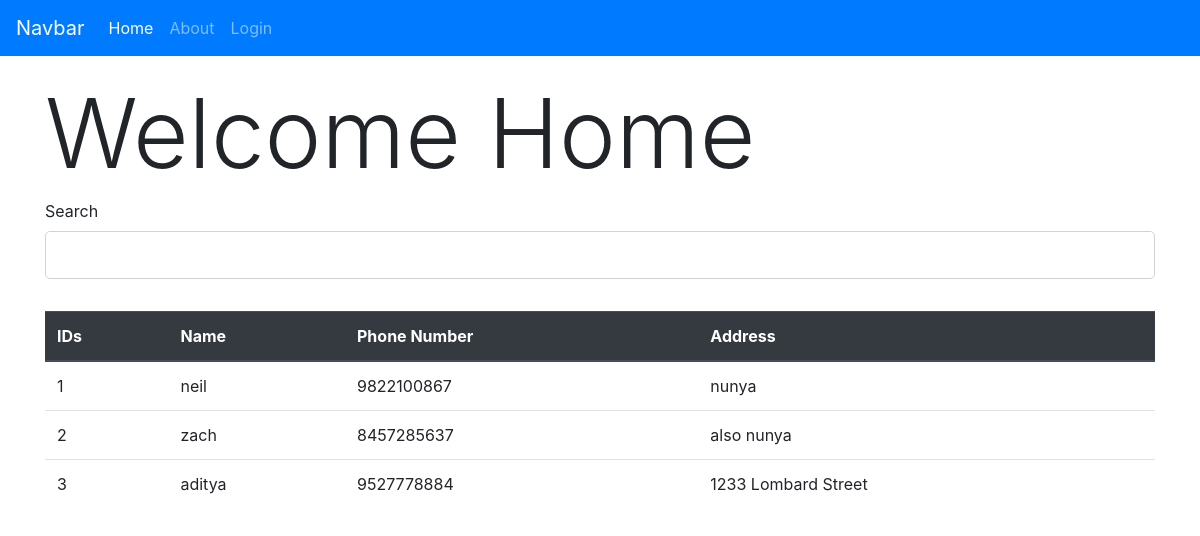
Before: / with the older database file.
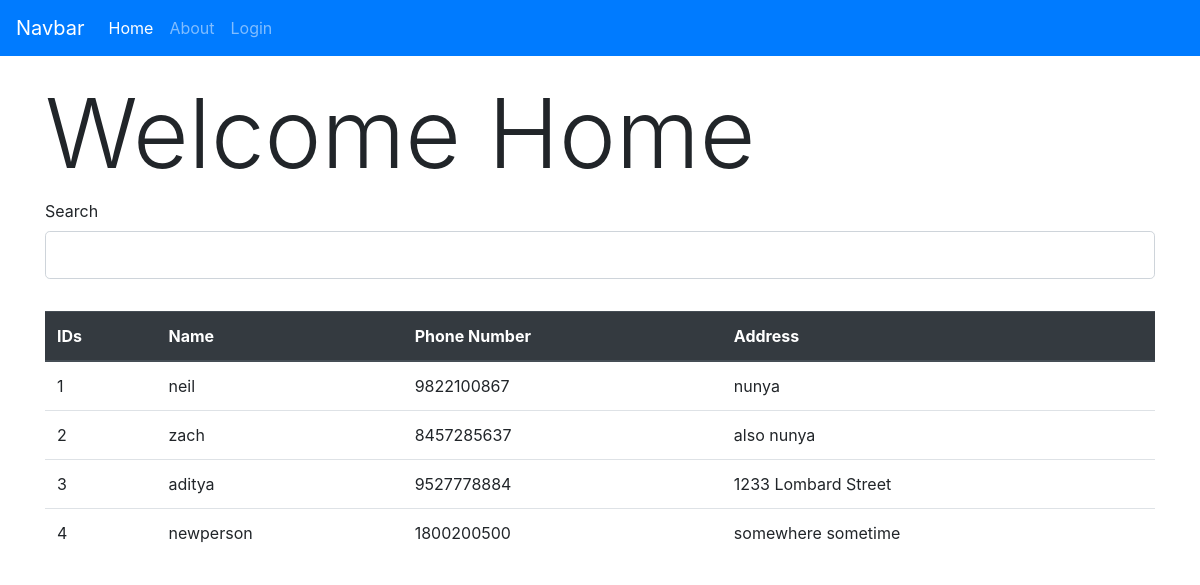
After: the same page with the newer database file.
### tdm/models.py (models this page shows, shortened)
class Entry(db.Model):
	ID=db.Column(db.Integer,primary_key=True)
	phone_num=db.Column(db.Integer,unique=True,nullable=False)
	name=db.Column(db.String(50),unique=False,nullable=False)
	address=db.Column(db.String(50),unique=False,nullable=False)
	last_edited=db.Column(db.DateTime,nullable=False,default=datetime.utcnow())

### tdm/routes.py (the view, shortened to what this page needs)
@app.route('/',methods=['POST','GET'])
def home():
	rows=Entry.query.all()
	form=SearchForm()
	return render_template('home.html',title='Welcome',rows=rows,form=form)

### tdm/forms.py
class SearchForm(FlaskForm):
	searchTerm=StringField('Search',validators=[Length(max=21)])
	submit=SubmitField('Add Entry')

### tdm/templates/home.html (shortened to what this page needs)
{% extends "layout.html" %}
{% block content %}
<h1 class="display-1">Welcome Home</h1>
<form method="POST" action="">
<fieldset class=form-group><div class="form-group">
      {{ form.searchTerm.label(class="form-control-label, search") }}
      {% if form.searchTerm.errors %}
          {{ form.searchTerm(class="form-control form-control-lg is-invalid") }}
          <div class="invalid-feedback">
              {% for error in form.searchTerm.errors %}
                  <span>{{ error }}</span>
              {% endfor %}
          </div>
      {% else %}
          {{ form.searchTerm(class="form-control form-control-lg") }}
      {% endif %}
  </div></fieldset>
  </form>
  <table class='sortable table'>
     <thead class=thead-dark>
     <tr>
        <th scope="col">IDs</th>
        <th scope="col">Name</th>
        <th scope="col">Phone Number</th>
        <th scope="col">Address</th>
     </tr>
     </thead>
     <tbody>
{%for row in rows%}
        <tr>
           <td >{{row.ID}}</td>
           <td>{{row.name}}</td>
           <td>{{row.phone_num}}</td>
           <td>{{row.address}}</td>
        </tr>
     {% endfor %}
  	</tbody>
  </table>
{% endblock content %}

Changed rows visible on the page:
added Entry: ID "4", name "newperson", phone_num "1800200500", address "somewhere sometime"
